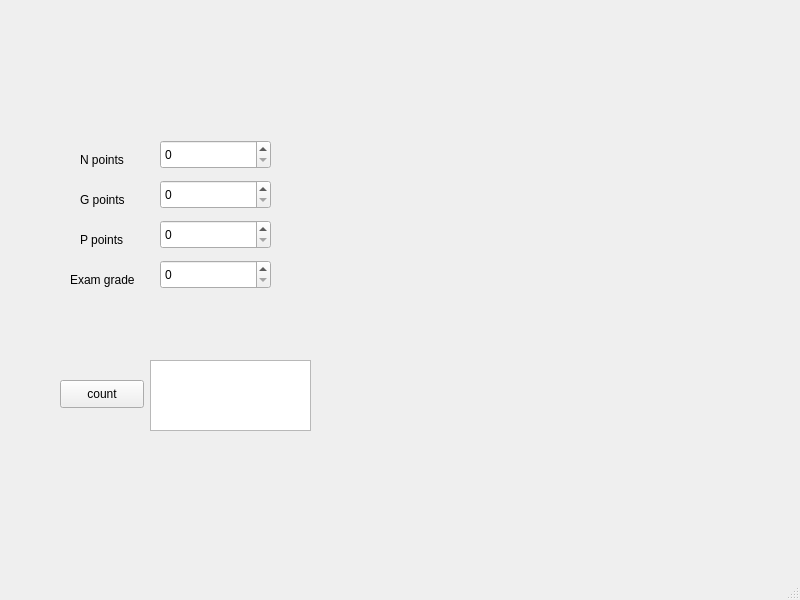
<?xml version="1.0" encoding="UTF-8"?>
<ui version="4.0">
 <class>MainWindow</class>
 <widget class="QMainWindow" name="MainWindow">
  <property name="geometry">
   <rect>
    <x>0</x>
    <y>0</y>
    <width>800</width>
    <height>600</height>
   </rect>
  </property>
  <property name="windowTitle">
   <string>MainWindow</string>
  </property>
  <widget class="QWidget" name="centralwidget">
   <widget class="QLabel" name="label">
    <property name="geometry">
     <rect>
      <x>80</x>
      <y>150</y>
      <width>63</width>
      <height>20</height>
     </rect>
    </property>
    <property name="text">
     <string>N points</string>
    </property>
   </widget>
   <widget class="QSpinBox" name="spinBoxN">
    <property name="geometry">
     <rect>
      <x>160</x>
      <y>140</y>
      <width>111</width>
      <height>29</height>
     </rect>
    </property>
    <property name="maximum">
     <number>760</number>
    </property>
   </widget>
   <widget class="QLabel" name="grade">
    <property name="geometry">
     <rect>
      <x>20</x>
      <y>420</y>
      <width>91</width>
      <height>81</height>
     </rect>
    </property>
    <property name="text">
     <string/>
    </property>
   </widget>
   <widget class="QPushButton" name="countPushButton">
    <property name="geometry">
     <rect>
      <x>60</x>
      <y>380</y>
      <width>84</width>
      <height>28</height>
     </rect>
    </property>
    <property name="text">
     <string>count</string>
    </property>
   </widget>
   <widget class="QLabel" name="label_2">
    <property name="geometry">
     <rect>
      <x>80</x>
      <y>190</y>
      <width>63</width>
      <height>20</height>
     </rect>
    </property>
    <property name="text">
     <string>G points</string>
    </property>
   </widget>
   <widget class="QLabel" name="label_3">
    <property name="geometry">
     <rect>
      <x>80</x>
      <y>230</y>
      <width>63</width>
      <height>20</height>
     </rect>
    </property>
    <property name="text">
     <string>P points</string>
    </property>
   </widget>
   <widget class="QSpinBox" name="spinBoxG">
    <property name="geometry">
     <rect>
      <x>160</x>
      <y>180</y>
      <width>111</width>
      <height>29</height>
     </rect>
    </property>
    <property name="maximum">
     <number>120</number>
    </property>
   </widget>
   <widget class="QSpinBox" name="spinBoxP">
    <property name="geometry">
     <rect>
      <x>160</x>
      <y>220</y>
      <width>111</width>
      <height>29</height>
     </rect>
    </property>
    <property name="maximum">
     <number>250</number>
    </property>
   </widget>
   <widget class="QSpinBox" name="spinBoxE">
    <property name="geometry">
     <rect>
      <x>160</x>
      <y>260</y>
      <width>111</width>
      <height>29</height>
     </rect>
    </property>
    <property name="maximum">
     <number>5</number>
    </property>
   </widget>
   <widget class="QLabel" name="label_4">
    <property name="geometry">
     <rect>
      <x>70</x>
      <y>270</y>
      <width>81</width>
      <height>20</height>
     </rect>
    </property>
    <property name="text">
     <string>Exam grade</string>
    </property>
   </widget>
   <widget class="QTextBrowser" name="textBrowser">
    <property name="geometry">
     <rect>
      <x>150</x>
      <y>360</y>
      <width>161</width>
      <height>71</height>
     </rect>
    </property>
   </widget>
  </widget>
  <widget class="QMenuBar" name="menubar">
   <property name="geometry">
    <rect>
     <x>0</x>
     <y>0</y>
     <width>800</width>
     <height>25</height>
    </rect>
   </property>
  </widget>
  <widget class="QStatusBar" name="statusbar"/>
 </widget>
 <resources/>
 <connections>
  <connection>
   <sender>spinBoxN</sender>
   <signal>valueChanged(int)</signal>
   <receiver>countPushButton</receiver>
   <slot>toggle()</slot>
   <hints>
    <hint type="sourcelabel">
     <x>171</x>
     <y>174</y>
    </hint>
    <hint type="destinationlabel">
     <x>66</x>
     <y>422</y>
    </hint>
   </hints>
  </connection>
  <connection>
   <sender>spinBoxG</sender>
   <signal>valueChanged(int)</signal>
   <receiver>countPushButton</receiver>
   <slot>toggle()</slot>
   <hints>
    <hint type="sourcelabel">
     <x>190</x>
     <y>219</y>
    </hint>
    <hint type="destinationlabel">
     <x>83</x>
     <y>421</y>
    </hint>
   </hints>
  </connection>
  <connection>
   <sender>spinBoxP</sender>
   <signal>valueChanged(int)</signal>
   <receiver>countPushButton</receiver>
   <slot>toggle()</slot>
   <hints>
    <hint type="sourcelabel">
     <x>170</x>
     <y>256</y>
    </hint>
    <hint type="destinationlabel">
     <x>99</x>
     <y>415</y>
    </hint>
   </hints>
  </connection>
  <connection>
   <sender>spinBoxE</sender>
   <signal>valueChanged(int)</signal>
   <receiver>countPushButton</receiver>
   <slot>toggle()</slot>
   <hints>
    <hint type="sourcelabel">
     <x>175</x>
     <y>302</y>
    </hint>
    <hint type="destinationlabel">
     <x>130</x>
     <y>412</y>
    </hint>
   </hints>
  </connection>
 </connections>
</ui>
